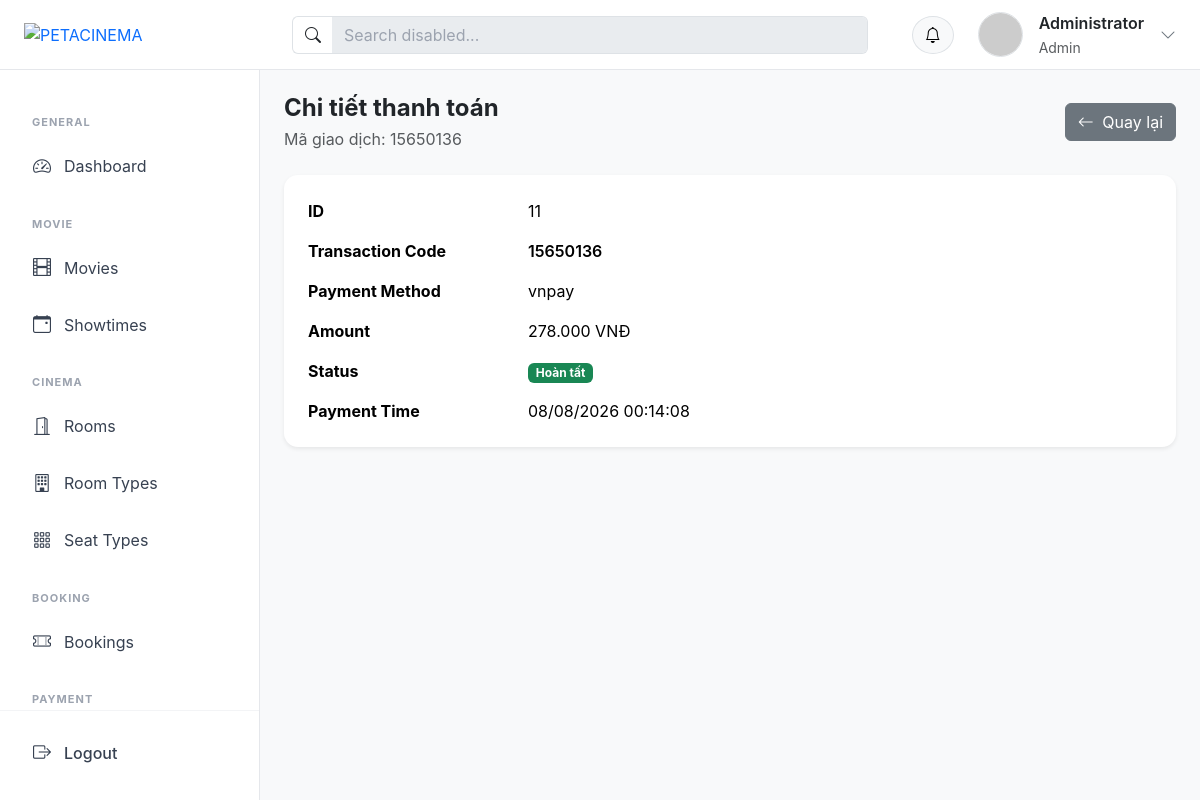
The app's page /?action=payment_detail&id=11 (signed in) with its own data.
### tables this page shows
CREATE TABLE `payments` (
  `id` int NOT NULL,
  `payment_method` varchar(100) DEFAULT NULL,
  `transaction_code` varchar(255) DEFAULT NULL,
  `amount` decimal(10,2) DEFAULT NULL,
  `status` enum('pending','completed','failed') DEFAULT 'pending',
  `payment_time` timestamp NULL DEFAULT NULL
);

### controllers/PaymentController.php (called while the page is built, shortened)
<?php
class PaymentController
{
    public function payment_detail()
    {
        $id = (int) ($_GET['id'] ?? 0);
        $paymentModel = new PaymentModel();
        $payment = $paymentModel->getById($id);
        require_once PATH_VIEW . 'admin/layout/layout.php';
    }
}

### index.php (called while the page is built, shortened)
<?php
spl_autoload_register(function ($class) {
    $fileName = "$class.php";
    $fileModel              = PATH_MODEL . $fileName;
});
require_once './routes/index.php';

### models/BaseModel.php (called while the page is built, shortened)
<?php
class BaseModel
{
    public function __construct()
    {
        $dsn = sprintf('mysql:host=%s;port=%s;dbname=%s;charset=utf8', DB_HOST, DB_PORT, DB_NAME);
        try {
            $this->pdo = new PDO($dsn, DB_USERNAME, DB_PASSWORD, DB_OPTIONS);
        } catch (PDOException $e) {
            die("Kết nối cơ sở dữ liệu thất bại: {$e->getMessage()}. Vui lòng thử lại sau.");
        }
    }
}

### models/PaymentModel.php (called while the page is built, shortened)
<?php
class PaymentModel extends BaseModel
{
    protected $table = "payments";
    public function getById($id)
    {
        $sql = "SELECT * FROM {$this->table} WHERE id = :id";
        $stmt = $this->pdo->prepare($sql);
        $stmt->execute([
            ':id' => $id
        ]);
        return $stmt->fetch();
    }
}

### views/admin/payment/detail.php (the view)
<div class="d-flex align-items-center justify-content-between mb-4">
    <div>
        <h4 class="fw-bold mb-1">Chi tiết thanh toán</h4>
        <p class="text-muted mb-0">Mã giao dịch: <?= htmlspecialchars($payment['transaction_code'] ?? '') ?></p>
    </div>
    <a href="<?= BASE_URL ?>?action=payment_list" class="btn btn-secondary">
        <i class="bi bi-arrow-left me-1"></i>
        Quay lại
    </a>
</div>
<div class="card shadow-sm">
    <div class="card-body">
        <?php
        $statusClass = match ($payment['status']) {
            'completed' => 'bg-success',
            'pending'   => 'bg-warning text-dark',
            'failed'    => 'bg-danger',
            default     => 'bg-secondary',
        };
        $statusLabel = match ($payment['status']) {
            'completed' => 'Hoàn tất',
            'pending'   => 'Chờ xử lý',
            'failed'    => 'Thất bại',
            default     => 'Không xác định',
        };
        ?>
        <table class="table table-borderless mb-0">
            <tbody>
                <tr>
                    <th style="width: 220px;">ID</th>
                    <td><?= $payment['id'] ?></td>
                </tr>
                <tr>
                    <th>Transaction Code</th>
                    <td class="fw-semibold"><?= htmlspecialchars($payment['transaction_code'] ?? '') ?></td>
                </tr>
                <tr>
                    <th>Payment Method</th>
                    <td><?= htmlspecialchars($payment['payment_method'] ?? '') ?></td>
                </tr>
                <tr>
                    <th>Amount</th>
                    <td><?= number_format((float) $payment['amount'], 0, ',', '.') ?> VNĐ</td>
                </tr>
                <tr>
                    <th>Status</th>
                    <td>
                        <span class="badge <?= $statusClass ?>"><?= $statusLabel ?></span>
                    </td>
                </tr>
                <tr>
                    <th>Payment Time</th>
                    <td>
                        <?= !empty($payment['payment_time']) ? date('d/m/Y H:i:s', strtotime($payment['payment_time'])) : 'Chưa thanh toán' ?>
                    </td>
                </tr>
            </tbody>
        </table>
    </div>
</div>

### assets/css/admin.css (style rules this page uses)
:root { --header-height: 70px; --sidebar-width: 260px; }
body { margin: 0; background: #f8f9fa; font-family: "Inter", -apple-system, BlinkMacSystemFont, "Segoe UI", Roboto, sans-serif; min-height: 100vh; }
.card { border: none; border-radius: 14px; box-shadow: 0 2px 10px rgba(0, 0, 0, 0.05); }

### records on screen
payments: transaction_code "15650136", id "11", payment_method "vnpay", amount "278.000", status "Hoàn tất", payment_time "08/08/2026 00:14:08"

### other values on screen
$user['fullname'] "Administrator"
$user['role'] "Admin"
